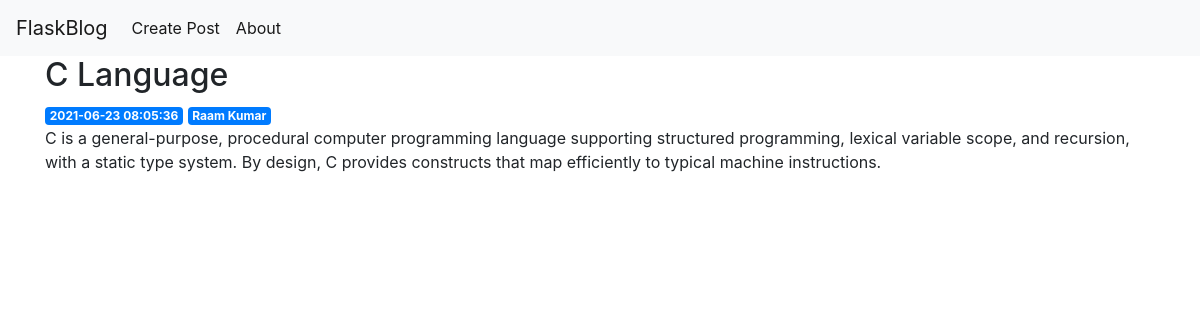
Page /3 on the committed database.
### tables this page shows
CREATE TABLE posts(
id INTEGER PRIMARY KEY AUTOINCREMENT,
created TIMESTAMP NOT NULL DEFAULT CURRENT_TIMESTAMP,
title TEXT NOT NULL,
author varchar(50),
content TEXT NOT NULL
);

### app.py (the view)
@app.route("/<int:id>")
def post(id):
    data = getpost(id)
    return render_template("post.html", post = data)

### app.py (called while the page is built)
def connectdb():
    conn = sqlite3.connect('blog.db')
    conn.row_factory = sqlite3.Row
    return conn

def getpost(id):
    conn = connectdb()
    post = conn.execute(f"Select * from posts where id = {id}").fetchone()
    conn.close()
    if post is None:
        abort(404)
    return post

### templates/post.html
{% extends 'base.html' %}
{% block content %}
    <h2>{% block title %} {{ post['title'] }} {% endblock %}</h2>
    <span class="badge badge-primary">{{ post['created'] }}</span>
    <span class="badge badge-primary">{{ post['Author'] }}</span>
    <p>{{ post['content'] }}</p>
{% endblock %}

### rows in the picture
posts: title "C Language", created "2021-06-23 08:05:36", Author "Raam Kumar", content "C is a general-purpose, procedural computer programming language supporting structured programming, lexical variable scope, and recursion, with a static type system. By design, C provides constructs that map efficiently to typical machine instructions."
